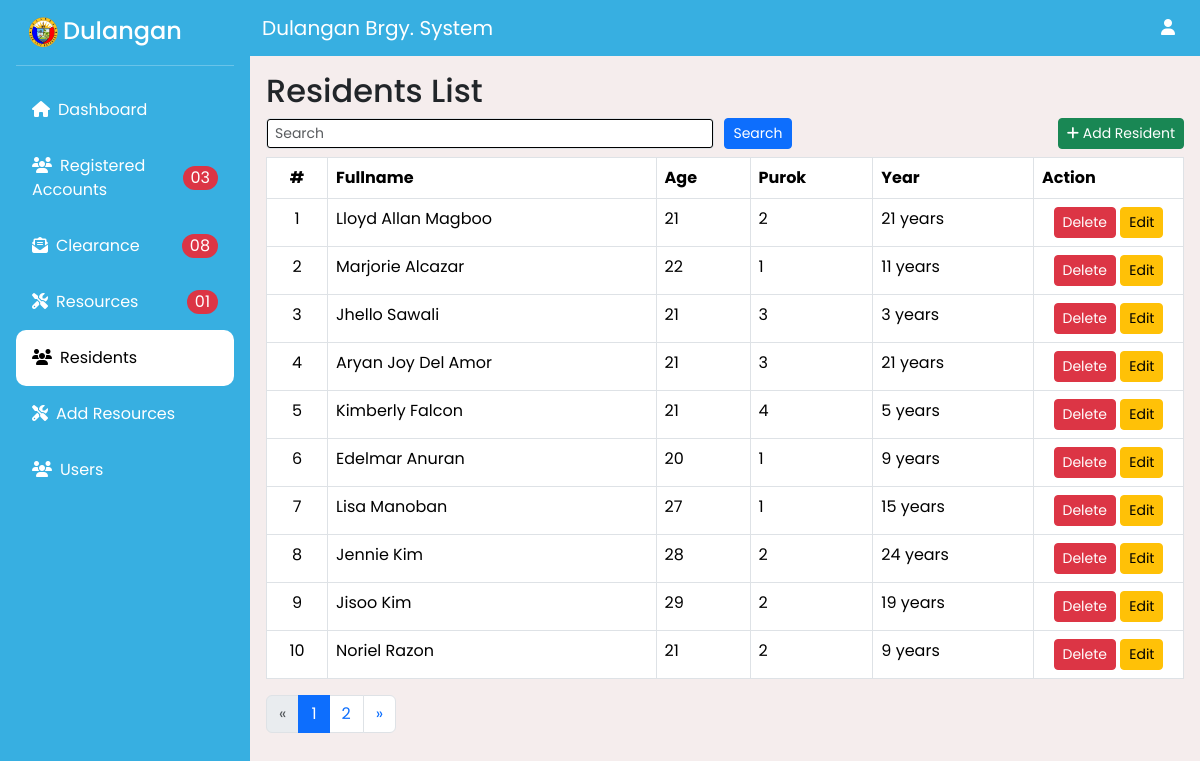
Screenshot of /admin/residents.php (signed in) with the database file from the repository.
### tables this page shows
CREATE TABLE `residents` (
  `resident_id` int(11) NOT NULL,
  `fullname` varchar(255) NOT NULL,
  `age` int(11) NOT NULL,
  `purok` varchar(255) NOT NULL,
  `years` year(4) NOT NULL
);

### admin/residents.php (the view, shortened to what this page needs)
<?php
include('../connection.php');
$cdate = date("Y-m-d");
$limit = 10;
$search = '';
if (isset($_POST['search']) && !empty($_POST['search_name'])) {
    $search = mysqli_escape_string($conn, $_POST['search_name']);
    $total_sql = "SELECT COUNT(*) FROM residents WHERE fullname LIKE '%$search%'";
} else {
    $total_sql = "SELECT COUNT(*) FROM residents";
}
$total_result = mysqli_query($conn, $total_sql);
$total_items = mysqli_fetch_row($total_result)[0];
$total_pages = ceil($total_items / $limit);
$current_page = isset($_GET['page']) ? (int)$_GET['page'] : 1;
$current_page = max(1, min($current_page, $total_pages));
$offset = ($current_page - 1) * $limit;
if ($search) {
    $sql = "SELECT * FROM residents WHERE fullname LIKE '%$search%' LIMIT $limit OFFSET $offset";
} else {
    $sql = "SELECT * FROM residents LIMIT $limit OFFSET $offset";
}
$result = mysqli_query($conn, $sql);
$resources = mysqli_fetch_all($result, MYSQLI_ASSOC);
?>
<!DOCTYPE html>
<html lang="en">
<head>
    <link rel="stylesheet" href="../source/style.css">
    <link href="https://cdn.jsdelivr.net/npm/bootstrap@5.3.3/dist/css/bootstrap.min.css" rel="stylesheet">
</head>
<body style="height: 100vh; background-color: #F5EDED">
    <div class="main-container d-flex">
        <?php include('include/sidebar.php') ?>
        <div class="content min-vh-100 w-100 overflow-x-auto">
            <?php include('include/navbar.php') ?>
            <div class="mainx p-3">
                <h2>Residents List</h2>
                <form action="" method="post">
    <div class="row mb-2">
        <div class="col-12 col-md-7 d-flex">
            <input type="search" class="form-control form-control-sm" name="search_name" value="<?= htmlspecialchars($search) ?>" placeholder="Search" style="flex: 1;">
            <button name="search" class="btn btn-primary btn-sm" style="margin-left: 10px;">Search</button>
        </div>
        <div class="col-12 col-md-5 d-flex justify-content-end">
            <button type="button" class="btn btn-success btn-sm" data-bs-toggle="modal" data-bs-target="#staticBackdrop"><i class="fa fa-plus"></i> Add Resident</button>
        </div>
    </div>
        </form>
                <div class="table-responsive">
                    <table class="table table-bordered">
                        <thead>
                            <tr>
                                <th style="text-align: center;">#</th>
                                <th>Fullname</th>
                                <th>Age</th>
                                <th>Purok</th>
                                <th>Year</th>
                                <th>Action</th>
                            </tr>
                        </thead>
                        <tbody>
                            <?php
                            if (empty($resources)) {
                                echo '<tr class="text-center"><td colspan="6">No Records Yet</td></tr>';
                            } else {
                                $count = $offset + 1;
                                foreach ($resources as $row) {
                                    $years = (int)$cdate - (int)$row['years'];
                            ?>
                                    <tr>
                                        <td class="text-center"><?= $count ?></td>
                                        <td><?= htmlspecialchars($row['fullname']) ?></td>
                                        <td><?= htmlspecialchars($row['age']) ?></td>
                                        <td><?= htmlspecialchars($row['purok']) ?></td>
                                        <td><?= htmlspecialchars($years . " years") ?></td>
                                        <td class="text-center" style="width: 150px;">
                                            <a href="functions/delete_residents.php?id=<?= $row['resident_id'] ?>" class="btn btn-danger btn-sm">Delete</a>
                                            <button class="btn btn-warning btn-sm" data-bs-toggle="modal" data-bs-target="#editModal<?= $row['resident_id'] ?>">Edit</button>
                                        </td>
                                    </tr>
                            <?php
                                    $count++;
                                }
                            }
                            ?>
                        </tbody>
                    </table>
                </div>
                <?php if ($total_pages > 1): ?>
                    <nav aria-label="Page navigation example">
                        <ul class="pagination">
                            <li class="page-item <?= $current_page <= 1 ? 'disabled' : '' ?>">
                                <a class="page-link" href="?page=<?= $current_page - 1 ?>&search_name=<?= urlencode($search) ?>" aria-label="Previous">
                                    <span aria-hidden="true">&laquo;</span>
                                </a>
                            </li>
                            <?php for ($i = 1; $i <= $total_pages; $i++): ?>
                                <li class="page-item <?= $i == $current_page ? 'active' : '' ?>">
                                    <a class="page-link" href="?page=<?= $i ?>&search_name=<?= urlencode($search) ?>"><?= $i ?></a>
                                </li>
                            <?php endfor; ?>
                            <li class="page-item <?= $current_page >= $total_pages ? 'disabled' : '' ?>">
                                <a class="page-link" href="?page=<?= $current_page + 1 ?>&search_name=<?= urlencode($search) ?>" aria-label="Next">
                                    <span aria-hidden="true">&raquo;</span>
                                </a>
                            </li>
                        </ul>
                    </nav>
                <?php endif; ?>
            </div>
        </div>
    </div>
</body>
</html>

### source/style.css (style rules this page uses)
*, *::after, *::before { box-sizing: border-box; }
html { font-family: "Poppins", Arial, sans-serif; }
body { font-family: "Poppins", Arial, sans-serif !important; }
.form-control { outline: 1px solid black; }
td, th { white-space: nowrap; }

### rows the page displays
residents: fullname "Lloyd Allan Magboo", age "21", purok "2", years "21 years"
residents: fullname "Marjorie Alcazar", age "22", purok "1", years "11 years"
residents: fullname "Jhello Sawali", age "21", purok "3", years "3 years"
residents: fullname "Aryan Joy Del Amor", age "21", purok "3", years "21 years"
residents: fullname "Kimberly Falcon", age "21", purok "4", years "5 years"
residents: fullname "Edelmar Anuran", age "20", purok "1", years "9 years"
residents: fullname "Lisa Manoban", age "27", purok "1", years "15 years"
residents: fullname "Jennie Kim", age "28", purok "2", years "24 years"
residents: fullname "Jisoo Kim", age "29", purok "2", years "19 years"
residents: fullname "Noriel Razon", age "21", purok "2", years "9 years"

### other values shown
$anotif "03"
$cnotif "08"
$rnotif "01"
